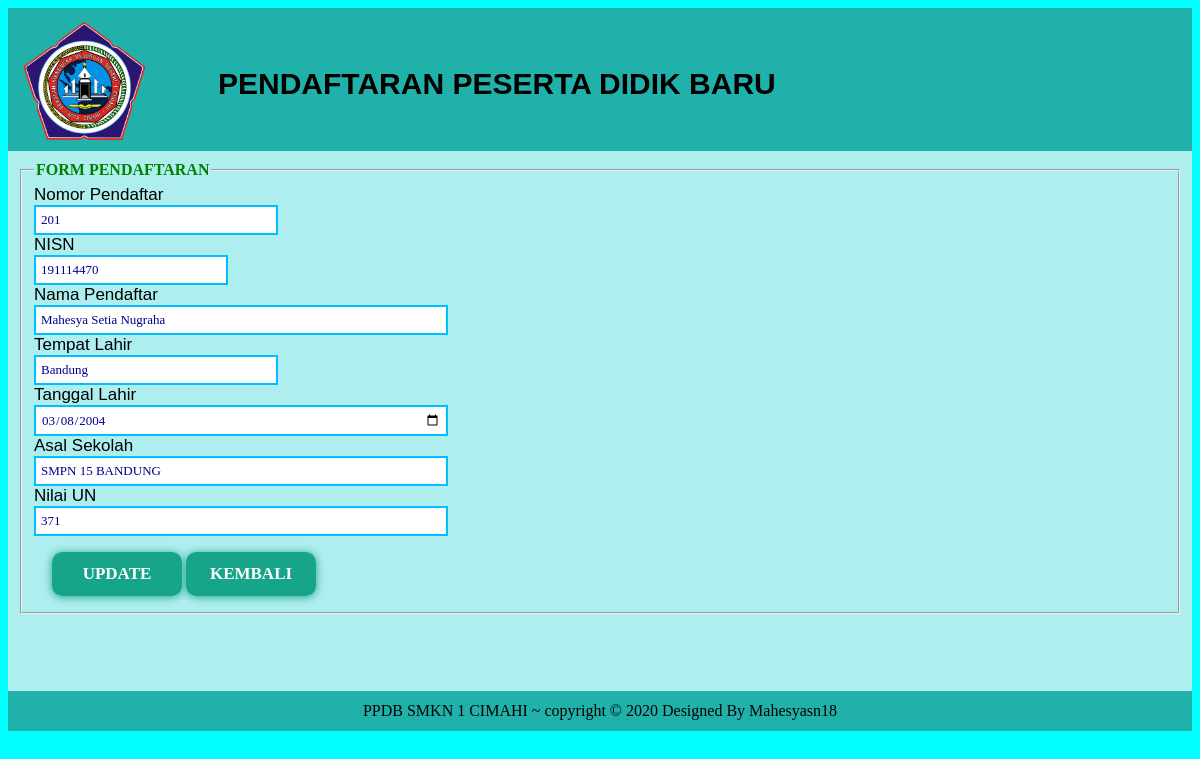
The page /admin/Edit.php?id=19 on the database its author committed.
### tables this page shows
CREATE TABLE `user` (
  `id` int(11) NOT NULL,
  `no` int(11) DEFAULT NULL,
  `nisn` int(11) DEFAULT NULL,
  `nama` varchar(255) DEFAULT NULL,
  `tempatlahir` varchar(255) DEFAULT NULL,
  `tgllahir` date DEFAULT NULL,
  `asalsekolah` varchar(255) DEFAULT NULL,
  `nilaiun` int(11) NOT NULL,
  `jeniskelamin` varchar(10) DEFAULT NULL
);

### admin/Edit.php (the view, shortened to what this page needs)
<?php
include_once("koneksi.php");
?>
<?php
    $id = $_GET['id'];
    $result = mysqli_query($mysqli, "SELECT * FROM user WHERE id=$id");
    while($user_data = mysqli_fetch_array($result))
    {
        $nomor = $user_data['no'];
		$nisn = $user_data['nisn'];
		$nama = $user_data['nama'];
		$tempat = $user_data['tempatlahir'];
	    $tgl = $user_data['tgllahir'];
		$tanggal = date('Y-m-d', strtotime($tgl));
		$asal = $user_data['asalsekolah'];
		$nilai = $user_data['nilaiun'];
    }
?>
<!DOCTYPE html>
<html>
	<head>
	</head>
	<body bgcolor="cyan">
		<table align="center" cellpadding="10" cellspacing="0" width="100%">
			<tr>
				<td height="80px" bgcolor="#20B2AA" colspan="3">
				<img src="photos/smk.png" alt="">
					<h3>PENDAFTARAN PESERTA DIDIK BARU</h3>
				</td>
			</tr>
			<tr>
				<td bgcolor="#AFEEEE" width="500" valign="top" height="520px">
				<fieldset>
					<legend><font color="green"><b>FORM PENDAFTARAN</b></font></legend>
						<form method="post" action="edit.php" name="update_user">
							<table cellpadding="6" cellspacing="0">
							<div class="no-daftar">
								<label for="user-password" style="padding-top:22px">Nomor Pendaftar
          						</label>
									<div class="atas"><input type="text" name="no" size="60" value=<?php echo $nomor;?>></div>
								</div>
								<div class="nisn">
									<label for="user-password" style="padding-top:22px">NISN
          						</label>
									<div class="atas"><input type="text" name="nisn" size="60" value=<?php echo $nisn;?>></div>
								</div>
								<div class="nama">
								<label for="user-password" style="padding-top:22px">Nama Pendaftar
          						</label>
									<div class="atas"><input type="text" name="nama" size="60" value="<?php echo $nama;?>"></div>
								</div>
								<div class="tempat">
								<label for="user-password" style="padding-top:22px">Tempat Lahir
          						</label>
									<div class="atas">
									<input type="text" name="tempatlahir" value="<?php echo $tempat;?>">
									</div>
									</div>
								<div class="tanggal">
								<label for="user-password" style="padding-top:22px">Tanggal Lahir
          						</label>
									<div class="atas">
									<input type="date" name="tgllahir" value=<?php echo $tanggal;?>>
									</div>
								</div>
								<tr>
								<label for="user-password" style="padding-top:22px">Asal Sekolah
          						</label>
									<div class="atas">
									<input type="text" name="asalsekolah" size="25" value="<?php echo $asal;?>">
									</div>
								<tr>
								<label for="user-password" style="padding-top:22px">Nilai UN
          						</label>
									<div class="atas">
									<input type="text" name="nilaiun" size="10" value=<?php echo $nilai;?>>
									</div>
								<tr>
                                    <td><input type="hidden" name="id" value=<?php echo $_GET['id'];?>></td>
									<td><button type="submit" name="update" id="submit-btn">
											<b>UPDATE</b>
										</button>
										<a href="index.php"><button type="button" id="submit-btn"><b>KEMBALI</b></button></a>
									</td>
								</tr>
							</table>
							</form>
                            </fieldset>
					<tr>
						<td height="20px" bgcolor="#20B2AA" colspan="3" align="center">
							PPDB SMKN 1 CIMAHI ~ copyright &#169; 2020 Designed By Mahesyasn18
						</td>
					</tr>
			</table>
	</body>
</html>

### admin/Edit.php (style rules this page uses)
#submit-btn { background: -webkit-linear-gradient(right, #17A589, #17A589); border: none; border-radius: 10px; box-shadow: 0px 1px 8px #17A589; cursor: pointer; color: white; font-family: calibri; font-size:17px; height: 44px; margin: 0 auto; margin-top: 10px; transition: 0.25s; width: 130px; box-shadow: 0px rgba(46,46,46,0.66); }
label { font-family:arial; font-size:17px; color:black; }
.atas input { padding-top:0px; padding: 5px; border: solid 2px #00BFFF; outline: 0; font: normal 13px/100% 'Fredericka the Great', cursive; width: 400px; background: white; color:darkblue; }
.nisn .atas input { width: 180px; }
.no-daftar .atas input { width: 230px; }
.tempat .atas input { width: 230px; }
img { width:130px; height:130px; }
h3 { font-size:30px; font-family:arial; position:relative; margin-left:200px; margin-top:-85px; margin-bottom:40px; }

### rows shown on the page
user: no "201", nisn "191114470", nama "Mahesya Setia Nugraha", tempatlahir "Bandung", tgllahir "03/08/2004", asalsekolah "SMPN 15 BANDUNG", nilaiun "371"
